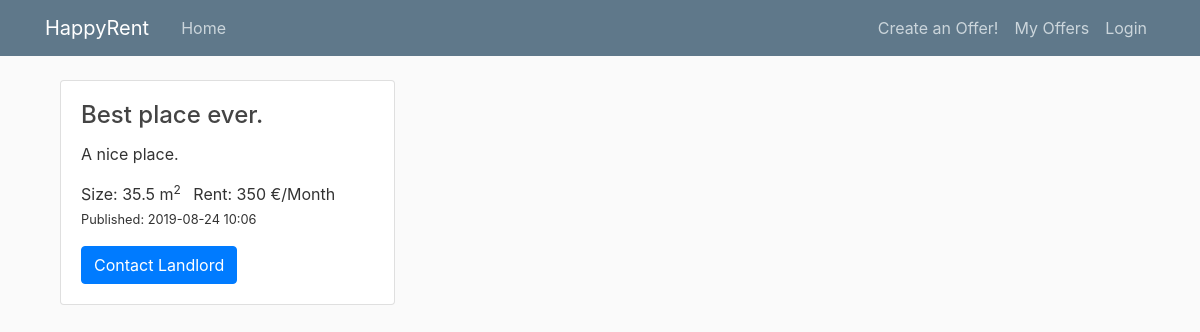
The app's page /item/2 with its own data.
### property_project/db_models.py (models this page shows, shortened)
class PropertyItem(db.Model):
    __tablename__ = 'property_item'
    id = db.Column(db.Integer, primary_key=True)
    title = db.Column(db.String(100), nullable=False,
                      default="Best place ever.")
    date_posted = db.Column(db.DateTime, nullable=False,
                            default=datetime.datetime.utcnow)
    description = db.Column(db.String(250), default="A nice place.")
    rent = db.Column(db.Integer)  # (db.Numeric(6,2))
    rooms = db.Column(db.Integer, default=1)  # default=set_default_rooms
    size = db.Column(db.Integer)  # (db.Numeric(6,1))
    property_id = db.Column(db.Integer, ForeignKey('property_type.id'))
    property_type = db.relationship('PropertyType')
    user_id = db.Column(db.Integer, db.ForeignKey('user.id'), nullable=False)

### property_project/routes.py (the view)
@app.route("/item/<int:item_id>")
def single_item(item_id):
    item = PropertyItem.query.get_or_404(item_id)
    return render_template('single_item.html', title=item.title, item=item)

### property_project/templates/single_item.html (shortened to what this page needs)
{% extends "layout.html" %}
{% block content %}
<div class="col-md-6">
    <div class="card">
        <div class="card-body">
            <h4 class="card-title">{{ item.title }}</h4>
            <p class="card-text">{{ item.description }}</p>
            <ul class="list-inline">
                <li class="list-inline-item">Size: {{ item.size }} m<sup>2</sup></li>
                <li class="list-inline-item">Rent: {{ item.rent }} €/Month</li>
                <small>
                    <li class="list-inline-item">Published: {{ item.date_posted.strftime('%Y-%m-%d %H:%M') }} </li>
                </small>
            </ul>
            <a href="#" class="btn btn-primary stretched-link">Contact Landlord</a>
        </div>
    </div>
</div>
{% endblock content %}

### property_project/static/main.css (style rules this page uses)
body { background: #fafafa; color: #333333; margin-top: 5rem; }
h1, h2, h3, h4, h5, h6 { color: #444444; }

### records on screen
PropertyItem: title "Best place ever.", description "A nice place.", size "35.5", rent "350", date_posted "2019-08-24 10:06"
